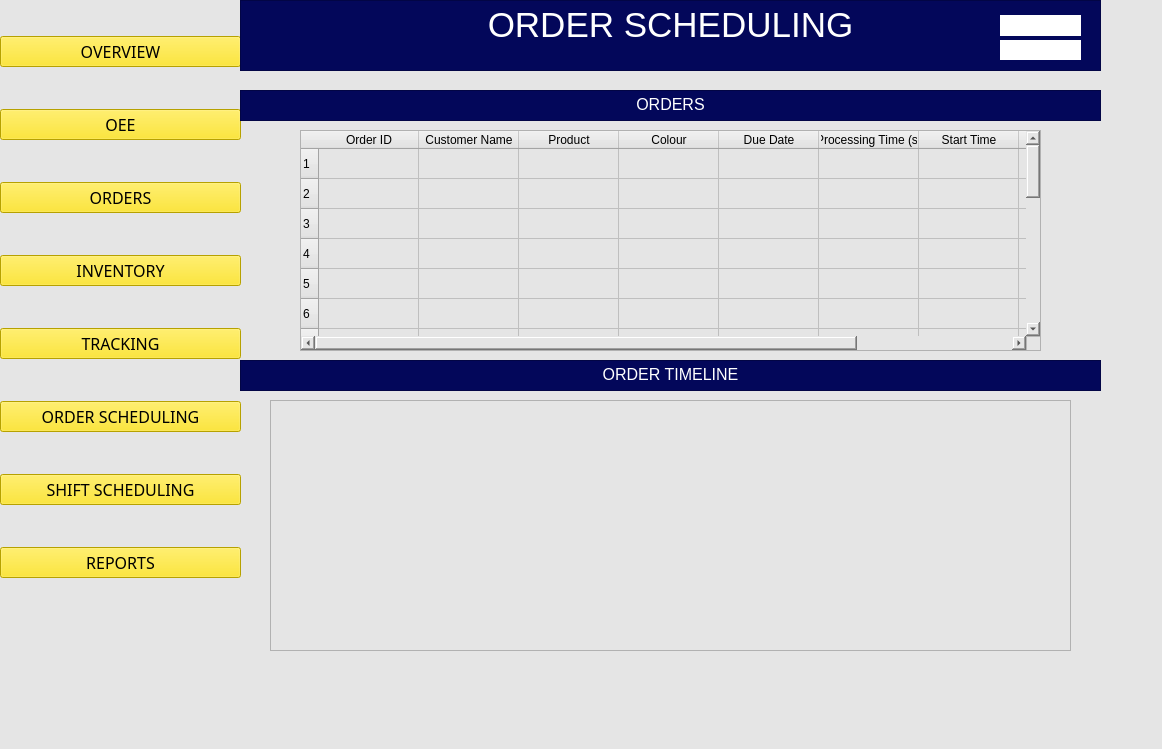
<?xml version="1.0" encoding="UTF-8"?>
<ui version="4.0">
 <class>MainWindow</class>
 <widget class="QMainWindow" name="MainWindow">
  <property name="geometry">
   <rect>
    <x>0</x>
    <y>0</y>
    <width>1162</width>
    <height>749</height>
   </rect>
  </property>
  <property name="font">
   <font>
    <family>Siemens Sans Black</family>
    <pointsize>12</pointsize>
   </font>
  </property>
  <property name="windowTitle">
   <string>MainWindow</string>
  </property>
  <property name="styleSheet">
   <string notr="true">background-color: rgb(229, 229, 229);
</string>
  </property>
  <widget class="QWidget" name="centralwidget">
   <widget class="QWidget" name="verticalLayoutWidget">
    <property name="geometry">
     <rect>
      <x>0</x>
      <y>0</y>
      <width>241</width>
      <height>621</height>
     </rect>
    </property>
    <layout class="QVBoxLayout" name="verticalLayout">
     <item>
      <widget class="QPushButton" name="pushButton_5">
       <property name="font">
        <font>
         <family>Siemens Sans Black</family>
         <pointsize>12</pointsize>
        </font>
       </property>
       <property name="styleSheet">
        <string notr="true">background-color: rgb(255, 226, 0);</string>
       </property>
       <property name="text">
        <string>OVERVIEW</string>
       </property>
      </widget>
     </item>
     <item>
      <widget class="QPushButton" name="pushButton_7">
       <property name="font">
        <font>
         <family>Siemens Sans Black</family>
         <pointsize>12</pointsize>
        </font>
       </property>
       <property name="styleSheet">
        <string notr="true">background-color: rgb(255, 226, 0);</string>
       </property>
       <property name="text">
        <string>OEE</string>
       </property>
      </widget>
     </item>
     <item>
      <widget class="QPushButton" name="pushButton_14">
       <property name="font">
        <font>
         <family>Siemens Sans Black</family>
         <pointsize>12</pointsize>
        </font>
       </property>
       <property name="styleSheet">
        <string notr="true">background-color: rgb(255, 226, 0);</string>
       </property>
       <property name="text">
        <string>ORDERS</string>
       </property>
      </widget>
     </item>
     <item>
      <widget class="QPushButton" name="pushButton_12">
       <property name="font">
        <font>
         <family>Siemens Sans Black</family>
         <pointsize>12</pointsize>
        </font>
       </property>
       <property name="styleSheet">
        <string notr="true">background-color: rgb(255, 226, 0);</string>
       </property>
       <property name="text">
        <string>INVENTORY</string>
       </property>
      </widget>
     </item>
     <item>
      <widget class="QPushButton" name="pushButton_11">
       <property name="font">
        <font>
         <family>Siemens Sans Black</family>
         <pointsize>12</pointsize>
        </font>
       </property>
       <property name="styleSheet">
        <string notr="true">background-color: rgb(255, 226, 0);</string>
       </property>
       <property name="text">
        <string>TRACKING</string>
       </property>
      </widget>
     </item>
     <item>
      <widget class="QPushButton" name="pushButton_10">
       <property name="font">
        <font>
         <family>Siemens Sans Black</family>
         <pointsize>12</pointsize>
        </font>
       </property>
       <property name="styleSheet">
        <string notr="true">background-color: rgb(255, 226, 0);</string>
       </property>
       <property name="text">
        <string>ORDER SCHEDULING</string>
       </property>
      </widget>
     </item>
     <item>
      <widget class="QPushButton" name="pushButton_13">
       <property name="font">
        <font>
         <family>Siemens Sans Black</family>
         <pointsize>12</pointsize>
        </font>
       </property>
       <property name="styleSheet">
        <string notr="true">background-color: rgb(255, 226, 0);</string>
       </property>
       <property name="text">
        <string>SHIFT SCHEDULING</string>
       </property>
      </widget>
     </item>
     <item>
      <widget class="QPushButton" name="pushButton_9">
       <property name="font">
        <font>
         <family>Siemens Sans Black</family>
         <pointsize>12</pointsize>
        </font>
       </property>
       <property name="styleSheet">
        <string notr="true">background-color: rgb(255, 226, 0);</string>
       </property>
       <property name="text">
        <string>REPORTS</string>
       </property>
      </widget>
     </item>
    </layout>
   </widget>
   <widget class="QTextEdit" name="textEdit">
    <property name="geometry">
     <rect>
      <x>240</x>
      <y>0</y>
      <width>861</width>
      <height>71</height>
     </rect>
    </property>
    <property name="styleSheet">
     <string notr="true">background-color: rgb(3, 7, 90);</string>
    </property>
    <property name="html">
     <string>&lt;!DOCTYPE HTML PUBLIC &quot;-//W3C//DTD HTML 4.0//EN&quot; &quot;http://www.w3.org/TR/REC-html40/strict.dtd&quot;&gt;
&lt;html&gt;&lt;head&gt;&lt;meta name=&quot;qrichtext&quot; content=&quot;1&quot; /&gt;&lt;style type=&quot;text/css&quot;&gt;
p, li { white-space: pre-wrap; }
&lt;/style&gt;&lt;/head&gt;&lt;body style=&quot; font-family:'MS Shell Dlg 2'; font-size:8.25pt; font-weight:400; font-style:normal;&quot;&gt;
&lt;p align=&quot;center&quot; style=&quot; margin-top:0px; margin-bottom:0px; margin-left:0px; margin-right:0px; -qt-block-indent:0; text-indent:0px;&quot;&gt;&lt;span style=&quot; font-size:26pt; color:#ffffff;&quot;&gt;ORDER SCHEDULING&lt;/span&gt;&lt;/p&gt;&lt;/body&gt;&lt;/html&gt;</string>
    </property>
   </widget>
   <widget class="QTextEdit" name="textEdit_4">
    <property name="geometry">
     <rect>
      <x>240</x>
      <y>90</y>
      <width>861</width>
      <height>31</height>
     </rect>
    </property>
    <property name="styleSheet">
     <string notr="true">background-color: rgb(3, 7, 90);</string>
    </property>
    <property name="html">
     <string>&lt;!DOCTYPE HTML PUBLIC &quot;-//W3C//DTD HTML 4.0//EN&quot; &quot;http://www.w3.org/TR/REC-html40/strict.dtd&quot;&gt;
&lt;html&gt;&lt;head&gt;&lt;meta name=&quot;qrichtext&quot; content=&quot;1&quot; /&gt;&lt;style type=&quot;text/css&quot;&gt;
p, li { white-space: pre-wrap; }
&lt;/style&gt;&lt;/head&gt;&lt;body style=&quot; font-family:'MS Shell Dlg 2'; font-size:8.25pt; font-weight:400; font-style:normal;&quot;&gt;
&lt;p align=&quot;center&quot; style=&quot; margin-top:0px; margin-bottom:0px; margin-left:0px; margin-right:0px; -qt-block-indent:0; text-indent:0px;&quot;&gt;&lt;span style=&quot; font-size:12pt; color:#ffffff;&quot;&gt;ORDERS&lt;/span&gt;&lt;/p&gt;&lt;/body&gt;&lt;/html&gt;</string>
    </property>
   </widget>
   <widget class="QTableWidget" name="tableWidget">
    <property name="geometry">
     <rect>
      <x>300</x>
      <y>130</y>
      <width>741</width>
      <height>221</height>
     </rect>
    </property>
    <row>
     <property name="text">
      <string>1</string>
     </property>
    </row>
    <row>
     <property name="text">
      <string>2</string>
     </property>
    </row>
    <row>
     <property name="text">
      <string>3</string>
     </property>
    </row>
    <row>
     <property name="text">
      <string>4</string>
     </property>
    </row>
    <row>
     <property name="text">
      <string>5</string>
     </property>
    </row>
    <row>
     <property name="text">
      <string>6</string>
     </property>
    </row>
    <row>
     <property name="text">
      <string>7</string>
     </property>
    </row>
    <row>
     <property name="text">
      <string>8</string>
     </property>
    </row>
    <row>
     <property name="text">
      <string>9</string>
     </property>
    </row>
    <row>
     <property name="text">
      <string>10</string>
     </property>
    </row>
    <row>
     <property name="text">
      <string>11</string>
     </property>
    </row>
    <row>
     <property name="text">
      <string>12</string>
     </property>
    </row>
    <row>
     <property name="text">
      <string>13</string>
     </property>
    </row>
    <row>
     <property name="text">
      <string>14</string>
     </property>
    </row>
    <row>
     <property name="text">
      <string>15</string>
     </property>
    </row>
    <row>
     <property name="text">
      <string>16</string>
     </property>
    </row>
    <row>
     <property name="text">
      <string>17</string>
     </property>
    </row>
    <row>
     <property name="text">
      <string>18</string>
     </property>
    </row>
    <row>
     <property name="text">
      <string>19</string>
     </property>
    </row>
    <row>
     <property name="text">
      <string>20</string>
     </property>
    </row>
    <column>
     <property name="text">
      <string>Order ID</string>
     </property>
    </column>
    <column>
     <property name="text">
      <string>Customer Name</string>
     </property>
    </column>
    <column>
     <property name="text">
      <string>Product</string>
     </property>
    </column>
    <column>
     <property name="text">
      <string>Colour</string>
     </property>
    </column>
    <column>
     <property name="text">
      <string>Due Date</string>
     </property>
    </column>
    <column>
     <property name="text">
      <string>Processing Time (s)</string>
     </property>
    </column>
    <column>
     <property name="text">
      <string>Start Time</string>
     </property>
    </column>
    <column>
     <property name="text">
      <string>End Time </string>
     </property>
    </column>
    <column>
     <property name="text">
      <string>Status</string>
     </property>
    </column>
   </widget>
   <widget class="QGraphicsView" name="graphicsView">
    <property name="geometry">
     <rect>
      <x>270</x>
      <y>400</y>
      <width>801</width>
      <height>251</height>
     </rect>
    </property>
   </widget>
   <widget class="QTextEdit" name="textEdit_5">
    <property name="geometry">
     <rect>
      <x>240</x>
      <y>360</y>
      <width>861</width>
      <height>31</height>
     </rect>
    </property>
    <property name="styleSheet">
     <string notr="true">background-color: rgb(3, 7, 90);</string>
    </property>
    <property name="html">
     <string>&lt;!DOCTYPE HTML PUBLIC &quot;-//W3C//DTD HTML 4.0//EN&quot; &quot;http://www.w3.org/TR/REC-html40/strict.dtd&quot;&gt;
&lt;html&gt;&lt;head&gt;&lt;meta name=&quot;qrichtext&quot; content=&quot;1&quot; /&gt;&lt;style type=&quot;text/css&quot;&gt;
p, li { white-space: pre-wrap; }
&lt;/style&gt;&lt;/head&gt;&lt;body style=&quot; font-family:'MS Shell Dlg 2'; font-size:8.25pt; font-weight:400; font-style:normal;&quot;&gt;
&lt;p align=&quot;center&quot; style=&quot; margin-top:0px; margin-bottom:0px; margin-left:0px; margin-right:0px; -qt-block-indent:0; text-indent:0px;&quot;&gt;&lt;span style=&quot; font-size:12pt; color:#ffffff;&quot;&gt;ORDER TIMELINE&lt;/span&gt;&lt;/p&gt;&lt;/body&gt;&lt;/html&gt;</string>
    </property>
   </widget>
   <widget class="QLabel" name="label_13">
    <property name="geometry">
     <rect>
      <x>1000</x>
      <y>15</y>
      <width>81</width>
      <height>21</height>
     </rect>
    </property>
    <property name="styleSheet">
     <string notr="true">background-color: rgb(255, 255, 255);</string>
    </property>
    <property name="text">
     <string/>
    </property>
   </widget>
   <widget class="QLabel" name="label_14">
    <property name="geometry">
     <rect>
      <x>1000</x>
      <y>40</y>
      <width>81</width>
      <height>20</height>
     </rect>
    </property>
    <property name="styleSheet">
     <string notr="true">background-color: rgb(255, 255, 255);</string>
    </property>
    <property name="text">
     <string/>
    </property>
   </widget>
  </widget>
  <widget class="QStatusBar" name="statusbar"/>
 </widget>
 <resources/>
 <connections/>
</ui>
